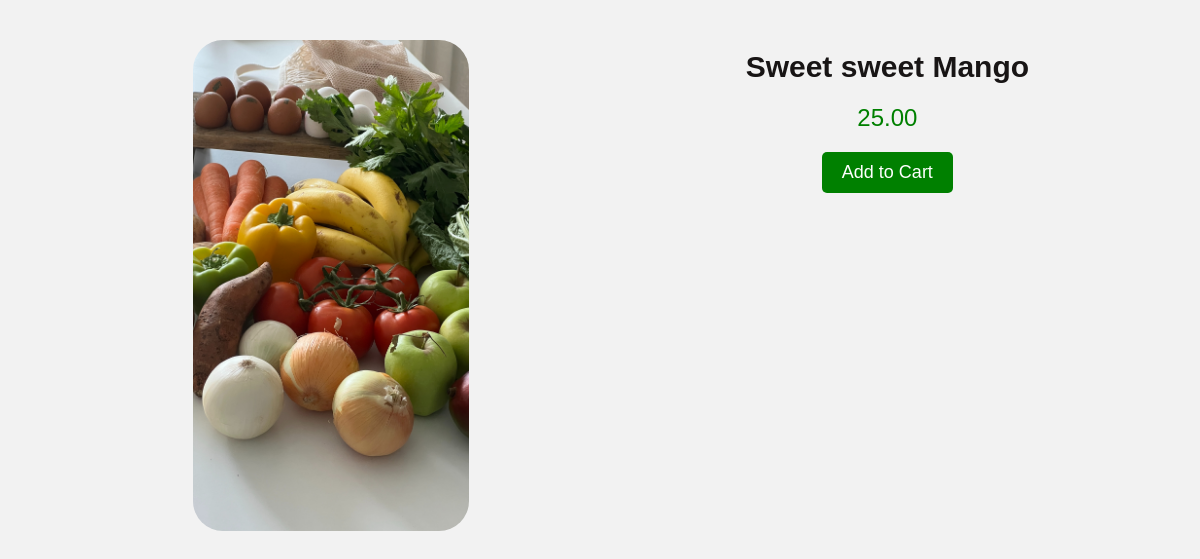
The page /inventory/products/1/ on the database as committed earlier.
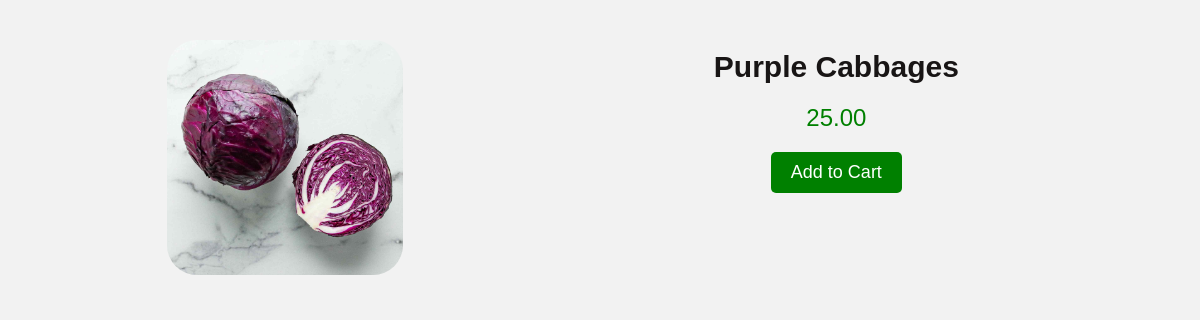
The same page on the database as committed later.
### inventory/models.py (models this page shows)
class Product(models.Model):
    vendor_relations = models.ForeignKey(Vendor, null=True, on_delete=models.CASCADE)
    name=models.CharField(max_length=32)
    price=models.DecimalField(max_digits=8,decimal_places=2)
    description=models.TextField()
    image=models.ImageField()
    date_created=models.DateTimeField(auto_now_add=True)
    date_updated=models.DateTimeField(auto_now=True)
    stock=models.PositiveIntegerField()

### inventory/views.py (the view)
# urls.py: path("products/<int:id>/", product_detail_view, name="product_detail_view"),
def product_detail_view(request, id):
      product = Product.objects.get(id=id)
      return render(request, "inventory/product_detail.html", {"product":product})

### templates/inventory/product_detail.html (shortened to what this page needs)
<!DOCTYPE html>
<html lang="en">
<head>
</head>
<body>
    <div class="detail">
    <div class="topDetail">
    <img src="{{product.image.url}}" alt="">
</div>
   <div class="bottomDetail">
    <p>{{product.description}}</p>
    <span>{{product.price}}</span>
    <button>Add to Cart</button>
</div>
</div>
</body>
</html>

Rows that differ between the two databases and show on the page:
changed Product: image: a different picture; description "Sweet sweet Mango" → "Purple Cabbages"
